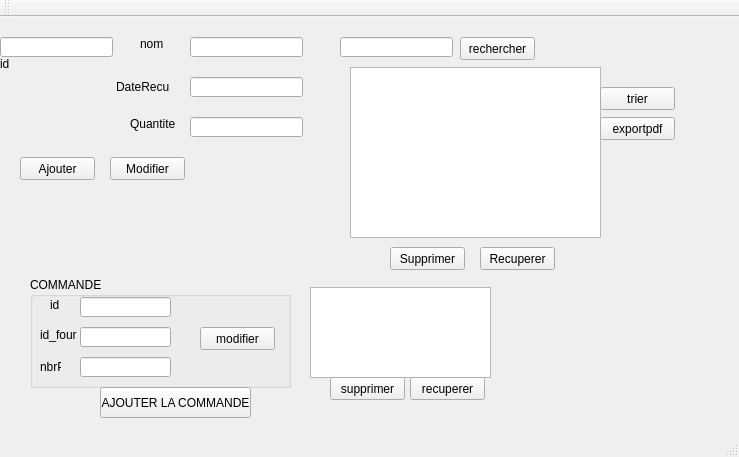
<?xml version="1.0" encoding="UTF-8"?>
<ui version="4.0">
 <class>MainWindow</class>
 <widget class="QMainWindow" name="MainWindow">
  <property name="geometry">
   <rect>
    <x>0</x>
    <y>0</y>
    <width>739</width>
    <height>457</height>
   </rect>
  </property>
  <property name="windowTitle">
   <string>Gestion des produits de nettoyage</string>
  </property>
  <widget class="QWidget" name="centralWidget">
   <widget class="QStackedWidget" name="stackedWidget">
    <property name="geometry">
     <rect>
      <x>0</x>
      <y>10</y>
      <width>691</width>
      <height>401</height>
     </rect>
    </property>
    <property name="currentIndex">
     <number>0</number>
    </property>
    <widget class="QWidget" name="page">
     <widget class="QLineEdit" name="id">
      <property name="geometry">
       <rect>
        <x>0</x>
        <y>10</y>
        <width>113</width>
        <height>20</height>
       </rect>
      </property>
     </widget>
     <widget class="QLineEdit" name="Quantite">
      <property name="geometry">
       <rect>
        <x>190</x>
        <y>90</y>
        <width>113</width>
        <height>20</height>
       </rect>
      </property>
     </widget>
     <widget class="QLineEdit" name="DateRecu">
      <property name="geometry">
       <rect>
        <x>190</x>
        <y>50</y>
        <width>113</width>
        <height>20</height>
       </rect>
      </property>
     </widget>
     <widget class="QLineEdit" name="nom">
      <property name="geometry">
       <rect>
        <x>190</x>
        <y>10</y>
        <width>113</width>
        <height>20</height>
       </rect>
      </property>
     </widget>
     <widget class="QPushButton" name="Button_ajouter_produit">
      <property name="geometry">
       <rect>
        <x>20</x>
        <y>130</y>
        <width>75</width>
        <height>23</height>
       </rect>
      </property>
      <property name="text">
       <string>Ajouter</string>
      </property>
     </widget>
     <widget class="QPushButton" name="Button_modifier_produit">
      <property name="geometry">
       <rect>
        <x>110</x>
        <y>130</y>
        <width>75</width>
        <height>23</height>
       </rect>
      </property>
      <property name="text">
       <string>Modifier</string>
      </property>
     </widget>
     <widget class="QLabel" name="label_2">
      <property name="geometry">
       <rect>
        <x>140</x>
        <y>10</y>
        <width>47</width>
        <height>14</height>
       </rect>
      </property>
      <property name="text">
       <string>nom</string>
      </property>
     </widget>
     <widget class="QLabel" name="label_3">
      <property name="geometry">
       <rect>
        <x>116</x>
        <y>50</y>
        <width>61</width>
        <height>20</height>
       </rect>
      </property>
      <property name="text">
       <string>DateRecu</string>
      </property>
     </widget>
     <widget class="QLabel" name="label_4">
      <property name="geometry">
       <rect>
        <x>130</x>
        <y>90</y>
        <width>47</width>
        <height>14</height>
       </rect>
      </property>
      <property name="text">
       <string>Quantite</string>
      </property>
     </widget>
     <widget class="QTableView" name="tableProduit">
      <property name="geometry">
       <rect>
        <x>350</x>
        <y>40</y>
        <width>251</width>
        <height>171</height>
       </rect>
      </property>
     </widget>
     <widget class="QPushButton" name="buttonSupprimer_produit">
      <property name="geometry">
       <rect>
        <x>390</x>
        <y>220</y>
        <width>75</width>
        <height>23</height>
       </rect>
      </property>
      <property name="text">
       <string>Supprimer</string>
      </property>
     </widget>
     <widget class="QPushButton" name="recuperer">
      <property name="geometry">
       <rect>
        <x>480</x>
        <y>220</y>
        <width>75</width>
        <height>23</height>
       </rect>
      </property>
      <property name="text">
       <string>Recuperer</string>
      </property>
     </widget>
     <widget class="QPushButton" name="exportpdf">
      <property name="geometry">
       <rect>
        <x>600</x>
        <y>90</y>
        <width>75</width>
        <height>23</height>
       </rect>
      </property>
      <property name="text">
       <string>exportpdf</string>
      </property>
     </widget>
     <widget class="QPushButton" name="trier">
      <property name="geometry">
       <rect>
        <x>600</x>
        <y>60</y>
        <width>75</width>
        <height>23</height>
       </rect>
      </property>
      <property name="text">
       <string>trier</string>
      </property>
     </widget>
     <widget class="QPushButton" name="rechercher">
      <property name="geometry">
       <rect>
        <x>460</x>
        <y>10</y>
        <width>75</width>
        <height>23</height>
       </rect>
      </property>
      <property name="text">
       <string>rechercher</string>
      </property>
     </widget>
     <widget class="QLineEdit" name="lineEdit_IDR">
      <property name="geometry">
       <rect>
        <x>340</x>
        <y>10</y>
        <width>113</width>
        <height>20</height>
       </rect>
      </property>
     </widget>
     <widget class="QGroupBox" name="groupBox">
      <property name="geometry">
       <rect>
        <x>30</x>
        <y>250</y>
        <width>261</width>
        <height>111</height>
       </rect>
      </property>
      <property name="title">
       <string>COMMANDE</string>
      </property>
      <widget class="QLineEdit" name="id_2">
       <property name="geometry">
        <rect>
         <x>50</x>
         <y>20</y>
         <width>91</width>
         <height>20</height>
        </rect>
       </property>
      </widget>
      <widget class="QLabel" name="label_5">
       <property name="geometry">
        <rect>
         <x>20</x>
         <y>20</y>
         <width>21</width>
         <height>16</height>
        </rect>
       </property>
       <property name="text">
        <string>id</string>
       </property>
      </widget>
      <widget class="QPushButton" name="modifierC">
       <property name="geometry">
        <rect>
         <x>170</x>
         <y>50</y>
         <width>75</width>
         <height>23</height>
        </rect>
       </property>
       <property name="text">
        <string>modifier</string>
       </property>
      </widget>
     </widget>
     <widget class="QLabel" name="label">
      <property name="geometry">
       <rect>
        <x>0</x>
        <y>30</y>
        <width>47</width>
        <height>14</height>
       </rect>
      </property>
      <property name="text">
       <string>id</string>
      </property>
     </widget>
     <widget class="QTableView" name="tableCommande">
      <property name="geometry">
       <rect>
        <x>310</x>
        <y>260</y>
        <width>181</width>
        <height>91</height>
       </rect>
      </property>
     </widget>
     <widget class="QPushButton" name="ajoutercommande">
      <property name="geometry">
       <rect>
        <x>100</x>
        <y>360</y>
        <width>151</width>
        <height>31</height>
       </rect>
      </property>
      <property name="text">
       <string>AJOUTER LA COMMANDE</string>
      </property>
     </widget>
     <widget class="QPushButton" name="supprimerC">
      <property name="geometry">
       <rect>
        <x>330</x>
        <y>350</y>
        <width>75</width>
        <height>23</height>
       </rect>
      </property>
      <property name="text">
       <string>supprimer</string>
      </property>
     </widget>
     <widget class="QPushButton" name="recupererC">
      <property name="geometry">
       <rect>
        <x>410</x>
        <y>350</y>
        <width>75</width>
        <height>23</height>
       </rect>
      </property>
      <property name="text">
       <string>recuperer</string>
      </property>
     </widget>
    </widget>
    <widget class="QWidget" name="page_2"/>
   </widget>
   <widget class="QLineEdit" name="id_four">
    <property name="geometry">
     <rect>
      <x>80</x>
      <y>310</y>
      <width>91</width>
      <height>20</height>
     </rect>
    </property>
   </widget>
   <widget class="QLineEdit" name="nbrP">
    <property name="geometry">
     <rect>
      <x>80</x>
      <y>340</y>
      <width>91</width>
      <height>20</height>
     </rect>
    </property>
   </widget>
   <widget class="QLabel" name="label_6">
    <property name="geometry">
     <rect>
      <x>40</x>
      <y>310</y>
      <width>41</width>
      <height>16</height>
     </rect>
    </property>
    <property name="text">
     <string>id_four</string>
    </property>
   </widget>
   <widget class="QLabel" name="label_7">
    <property name="geometry">
     <rect>
      <x>40</x>
      <y>340</y>
      <width>21</width>
      <height>20</height>
     </rect>
    </property>
    <property name="text">
     <string>nbrP</string>
    </property>
   </widget>
  </widget>
  <widget class="QMenuBar" name="menuBar">
   <property name="geometry">
    <rect>
     <x>0</x>
     <y>0</y>
     <width>739</width>
     <height>22</height>
    </rect>
   </property>
  </widget>
  <widget class="QToolBar" name="mainToolBar">
   <attribute name="toolBarArea">
    <enum>TopToolBarArea</enum>
   </attribute>
   <attribute name="toolBarBreak">
    <bool>false</bool>
   </attribute>
  </widget>
  <widget class="QStatusBar" name="statusBar"/>
 </widget>
 <layoutdefault spacing="6" margin="11"/>
 <resources/>
 <connections/>
</ui>
